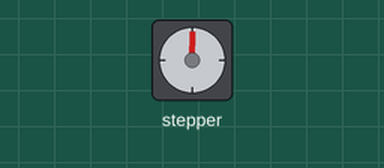
Recording of a program running on a simulated Raspberry Pi Pico running MicroPython. Shown: stepper motor. The stepper is drawn at 200 steps a turn.

Above: at 0.05 s.
At 1.4 s:
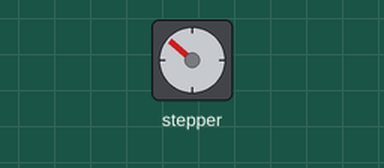
At 2.8 s:
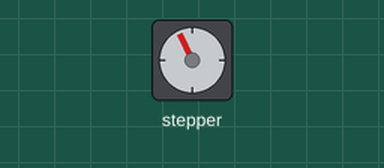
At 6.05 s:
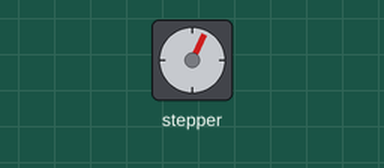
Timing chart, 0 to 8.6 s (numbered marks = the images above):
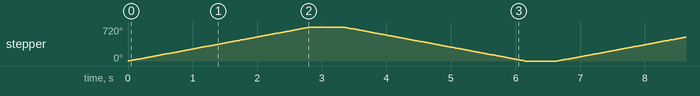

The program:

main.py
```python
import time
from machine import Pin

EXTRA_DELAY = 5 # ms

direction = Pin(19, Pin.OUT)
step = Pin(20, Pin.OUT)


direction.value(True)

while True:
    for _ in range(400):
        step.value(True)
        time.sleep_ms(1)
        step.value(False)
        time.sleep_ms(1 + EXTRA_DELAY)
    time.sleep(0.5)
    direction.value( not direction.value())
```

Measured:
- by itself, stepper: turns 720° clockwise in 2.8 s, then 720° counter-clockwise in 2.8 s, repeating every 6.6 s
